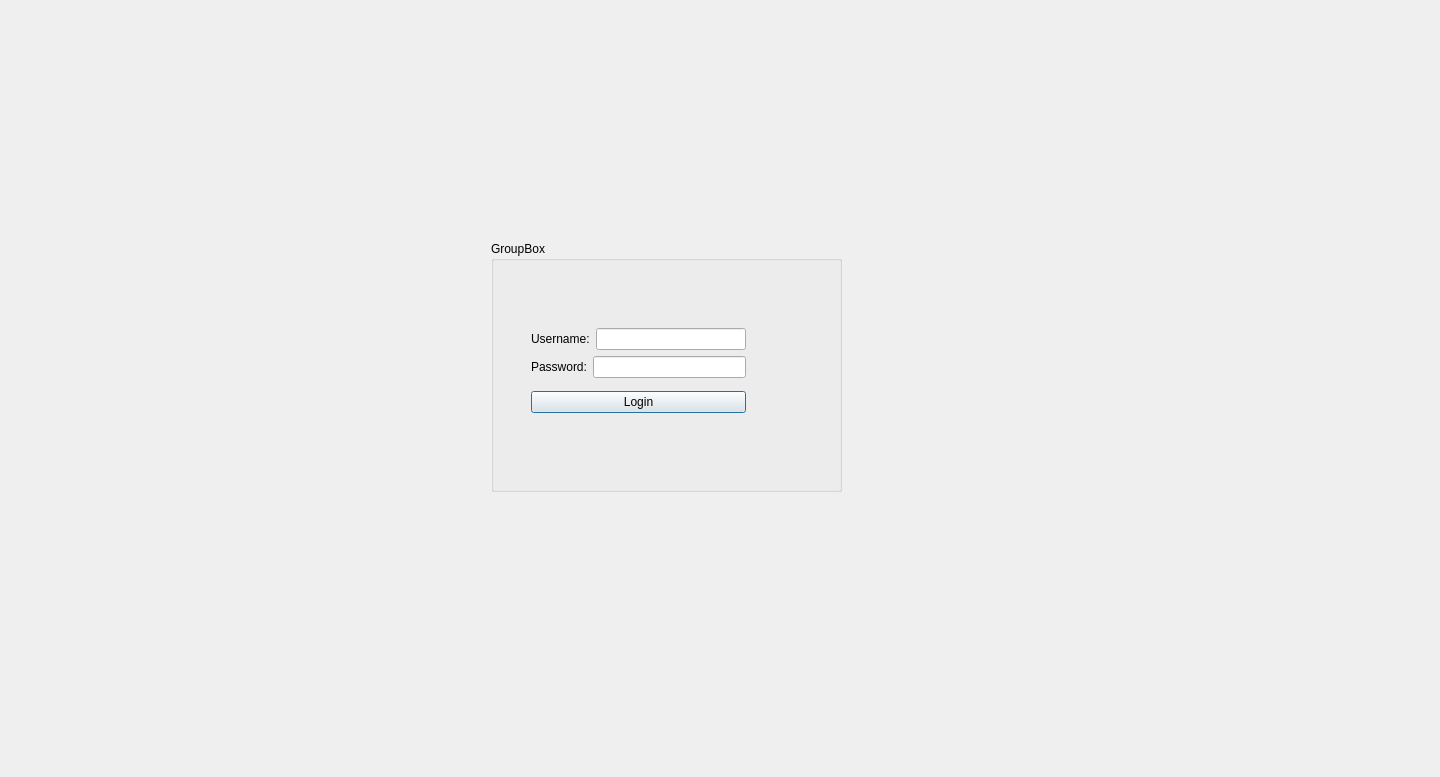
<?xml version="1.0" encoding="UTF-8"?>
<ui version="4.0">
 <class>Dialog</class>
 <widget class="QDialog" name="Dialog">
  <property name="geometry">
   <rect>
    <x>0</x>
    <y>0</y>
    <width>1440</width>
    <height>777</height>
   </rect>
  </property>
  <property name="windowTitle">
   <string>Dialog</string>
  </property>
  <layout class="QGridLayout" name="gridLayout">
   <item row="0" column="0">
    <widget class="QStackedWidget" name="stackedWidget">
     <property name="currentIndex">
      <number>0</number>
     </property>
     <widget class="QWidget" name="page">
      <widget class="QGroupBox" name="groupBox">
       <property name="geometry">
        <rect>
         <x>480</x>
         <y>230</y>
         <width>351</width>
         <height>251</height>
        </rect>
       </property>
       <property name="title">
        <string>GroupBox</string>
       </property>
       <widget class="QWidget" name="">
        <property name="geometry">
         <rect>
          <x>40</x>
          <y>80</y>
          <width>215</width>
          <height>101</height>
         </rect>
        </property>
        <layout class="QVBoxLayout" name="verticalLayout_2">
         <item>
          <layout class="QVBoxLayout" name="verticalLayout">
           <item>
            <layout class="QHBoxLayout" name="horizontalLayout">
             <item>
              <widget class="QLabel" name="label">
               <property name="text">
                <string>Username:</string>
               </property>
              </widget>
             </item>
             <item>
              <widget class="QLineEdit" name="Username"/>
             </item>
            </layout>
           </item>
           <item>
            <layout class="QHBoxLayout" name="horizontalLayout_2">
             <item>
              <widget class="QLabel" name="label_2">
               <property name="text">
                <string>Password:</string>
               </property>
              </widget>
             </item>
             <item>
              <widget class="QLineEdit" name="Password">
               <property name="echoMode">
                <enum>QLineEdit::Password</enum>
               </property>
              </widget>
             </item>
            </layout>
           </item>
          </layout>
         </item>
         <item>
          <widget class="QPushButton" name="Login">
           <property name="text">
            <string>Login</string>
           </property>
          </widget>
         </item>
        </layout>
       </widget>
      </widget>
     </widget>
     <widget class="QWidget" name="page_2">
      <widget class="QLabel" name="label_3">
       <property name="geometry">
        <rect>
         <x>160</x>
         <y>10</y>
         <width>221</width>
         <height>81</height>
        </rect>
       </property>
       <property name="text">
        <string>Welcome, Here are your files:</string>
       </property>
      </widget>
      <widget class="QWidget" name="">
       <property name="geometry">
        <rect>
         <x>170</x>
         <y>270</y>
         <width>198</width>
         <height>24</height>
        </rect>
       </property>
       <layout class="QHBoxLayout" name="horizontalLayout_3">
        <item>
         <widget class="QLabel" name="label_6">
          <property name="text">
           <string>Select Download Location:</string>
          </property>
         </widget>
        </item>
        <item>
         <widget class="QToolButton" name="toolButton">
          <property name="text">
           <string>...</string>
          </property>
         </widget>
        </item>
       </layout>
      </widget>
      <widget class="QSplitter" name="splitter">
       <property name="geometry">
        <rect>
         <x>330</x>
         <y>350</y>
         <width>219</width>
         <height>32</height>
        </rect>
       </property>
       <property name="orientation">
        <enum>Qt::Horizontal</enum>
       </property>
       <widget class="QPushButton" name="pushButton_2">
        <property name="text">
         <string>Logout</string>
        </property>
       </widget>
       <widget class="QPushButton" name="DownloadButton">
        <property name="text">
         <string>Download Files</string>
        </property>
       </widget>
      </widget>
     </widget>
     <widget class="QWidget" name="page_3">
      <widget class="QWidget" name="">
       <property name="geometry">
        <rect>
         <x>510</x>
         <y>260</y>
         <width>164</width>
         <height>65</height>
        </rect>
       </property>
       <layout class="QGridLayout" name="gridLayout_2">
        <item row="0" column="0">
         <widget class="QLabel" name="label_5">
          <property name="text">
           <string>Download Complete!</string>
          </property>
         </widget>
        </item>
        <item row="1" column="0">
         <widget class="QDialogButtonBox" name="buttonBox">
          <property name="standardButtons">
           <set>QDialogButtonBox::Cancel|QDialogButtonBox::Ok</set>
          </property>
         </widget>
        </item>
       </layout>
      </widget>
     </widget>
    </widget>
   </item>
  </layout>
 </widget>
 <resources/>
 <connections/>
</ui>
